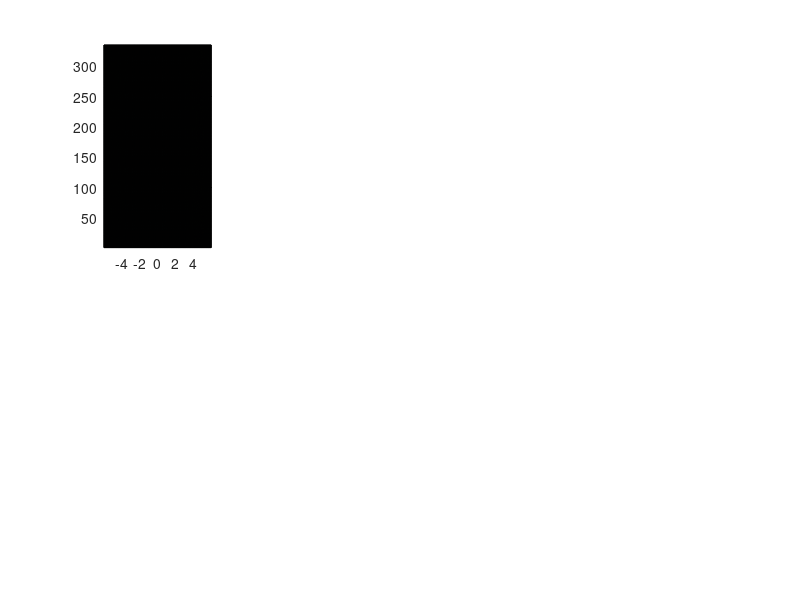

Write the MATLAB code that produced this figure. (Note: this script raises an error after producing the figure.)
clc; clear; close all
load('Test03')
close all hidden;
%% This is a raw-wise FFT / IFFT
fft1d2 = @ (x) fftshift(fft(fftshift(x,2),[],2),2);
ifft1d2 = @ (x) ifftshift(ifft(ifftshift(x,2),[],2),2);
fft1d1 = @ (x) fftshift(fft(fftshift(x,1),[],1),1);
ifft1d1 = @ (x) ifftshift(ifft(ifftshift(x,1),[],1),1);
%% plotting raw time domain signal
subplot(2,4,1)
pc =pcolor(FastTime/1e-6,1:etaTotal,real(sqd));
pc.LineStyle='none';
colormap parula
xlabel('Fast time [\mus]')
ylabel('Azimuth index')
title('Step 0: Raw time domain (magnitude)')
%% Step 1: Range Compression
So = fft1d2(sqd); % FFT the time domain signal (FFT along each eta row)
% This is the template for the Match Filter
tau = 0;
sb = exp(1j*pi *   (-2*RadPar.fo * tau + RadPar.K*(FastTime-tau).^2   )    ) ...
    .*(FastTime>(-RadPar.T/2+tau)).*(FastTime<(RadPar.T/2+tau));
G = conj(fftshift(fft(fftshift(sb))));
Src  = repmat(G,size(So,1),1).*So; %Equation 5.5
src  = ifft1d2(Src); %Equation 5.6
%% Generate the reference signal based on the ground referene point
So = fft1d2(sqd_ref); % FFT the time domain signal (FFT along each eta row)
% This is the template for the Match Filter
tau = 0;
sb = exp(1j*pi *   (-2*RadPar.fo * tau + RadPar.K*(FastTime-tau).^2   )    ) ...
    .*(FastTime>(-RadPar.T/2+tau)).*(FastTime<(RadPar.T/2+tau));
G = conj(fftshift(fft(fftshift(sb))));
Src  = repmat(G,size(So,1),1).*So; %Equation 5.5
src_ref  = ifft1d2(Src); %Equation 5.6

%% Plotting the range-compressed image
subplot(2,4,2)
pc =pcolor(FastTime/1e-6,1:etaTotal,real(src));
pc.LineStyle='none';
xlabel('Fast time [\mus]')
ylabel('Azimuth index')
title('Step 1: Range compression')
drawnow

%% Step 2 Azimuth FFT
S2_ref = fft1d1(src_ref);
S2 = fft1d1(src);
subplot(2,4,6)
pc =pcolor(FastTime/1e-6,1:etaTotal,abs(S2));
pc.LineStyle='none';
xlabel('Fast time [ms]')
ylabel('Azimuth index')
title('Step 2: Az FFT')


%% Step 3 Range cell migration corretion
DeltaR = R- Ro; % Based on the GRP
subplot(2,4,4)
plot(1:etaTotal,DeltaR);
xlabel('Azimuth index')
ylabel('Range compensation [m]')
title('Step 3.1: Range compensation profile')

% shiftring range cells
RangeBin = RadPar.ts*c/2;
NbinsShift = -floor(DeltaR/RangeBin);
for eta=1:etaTotal
S2(eta,:) = circshift(S2(eta,:),NbinsShift(eta));
S2_ref(eta,:) = circshift(S2_ref(eta,:),NbinsShift);
end

subplot(2,4,3)
pc =pcolor(FastTime/1e-6,1:etaTotal,real(S2));
pc.LineStyle='none';
xlabel('Fast time [\mus]')
ylabel('Azimuth index')
title('Step 3.2: RCMC')
drawnow

%% Step 4/5 Azimuth compression
Haz = exp(1j*pi*R*4*RadPar.fo/c);
subplot(2,4,6)
plot(real(Haz))

%S3 = S2 .* repmat(Haz,1,size(S2,2));
midpoint = round(size(S2_ref,2)/2)+1;
S2_ref = repmat(S2_ref(:,midpoint),1,size(S2,2));
S3 = S2 .* conj(S2_ref);
sSLC = ifft1d1(S3);


figure(2)
Range =(-(numel(FastTime)/2)*RangeBin:RangeBin:(numel(FastTime)/2-1)*RangeBin);
speed= mean(sqrt(sum((diff(SatECI,[],2)).^2)) /Param.ts);

CrossRange = (1:etaTotal)*Param.ts*speed/1000;
%%
sSLC=sSLC./max(abs(sSLC),[],"all");
ax=gca;
pc =pcolor(Range/1000,CrossRange,(abs(sSLC)));
pc.LineStyle='none';
ax.YAxis.Direction = 'reverse';
ax.XAxis.Direction = 'reverse';
xlabel('Slant Range [km]')
ylabel('Cross Range [km]')
title('Step 5: Comressed image')
colormap bone
axis equal

%% Geographic projection
% Here we map the cross-range / range to domain to the original geographic
% coordinates longitute / latitude.

if length(Targetlat)>100
    for Ctr =1:length(Targetlat)
        [~,~,SAR_Range(Ctr,:)] = geodetic2aer(Targetlat(Ctr,:),Targetlon(Ctr,:),0,Satlla(Ctr,1),Satlla(Ctr,2),Satlla(Ctr,3),E);
        SAR_Range(Ctr,:) = (SAR_Range(Ctr,:)-slantrangeMid(Ctr));
       
        % Resample the range vector to match the number of points in the
        % fast time vector
        x = 1:length(SAR_Range(Ctr,:));
        xq = linspace(1,length(SAR_Range(Ctr,:)),length(FastTime));
        RangeExact = interp1(x,SAR_Range(Ctr,:),xq);;

        SARlat(Ctr,:) = interp1(SAR_Range(Ctr,:),Targetlat(Ctr,:),RangeExact,"linear","extrap");
        SARlon(Ctr,:) = interp1(SAR_Range(Ctr,:),Targetlon(Ctr,:),RangeExact,"linear","extrap");
    end
    figure
    subplot(1,2,1)
    ax=gca;
    [xEast,yNorth,~] = latlon2local(SARlat,SARlon,0,GRP);
    %scatter(xEast(:)/1000,yNorth(:)/1000,2,double(abs(sSLC(:))),'MarkerEdgeColor','none','MarkerFaceColor','flat')
    J = double(abs(sSLC));
    J = J/max(J,[],"all");
    J  = imgaussfilt(J ,2); % Smothing filter
    J = imadjust(J);
    
    imagesc(xEast(1,:)/1000,yNorth(:,1)/1000,J)
    colormap bone
    ax.YAxis.Direction="Normal";
    axis equal
    hold on
    plot(0,0,'+'); % Mid point (reference)
    xlabel('x-axis [km]')
    ylabel('y-axis [km]')
    title('Processed SAR Image')

    subplot(1,2,2)
    ax=gca;
    [xEast,yNorth,~] = latlon2local(Targetlat,Targetlon,0,GRP);
    %scatter(xEast(:)/1000,yNorth(:)/1000,2,a(:),'MarkerEdgeColor','none','MarkerFaceColor','flat')
    a=a./max(a,[],"all");
    %J = imadjust(a);
    imagesc(xEast(1,:)/1000,yNorth(:,1)/1000,a)
    colormap bone
    ax.YAxis.Direction="Normal";
    axis equal
    hold on
    plot(0,0,'+'); % Mid point (reference)
    xlabel('x-axis [km]')
    ylabel('y-axis [km]')
    title('Satellite swath (optical)')
end